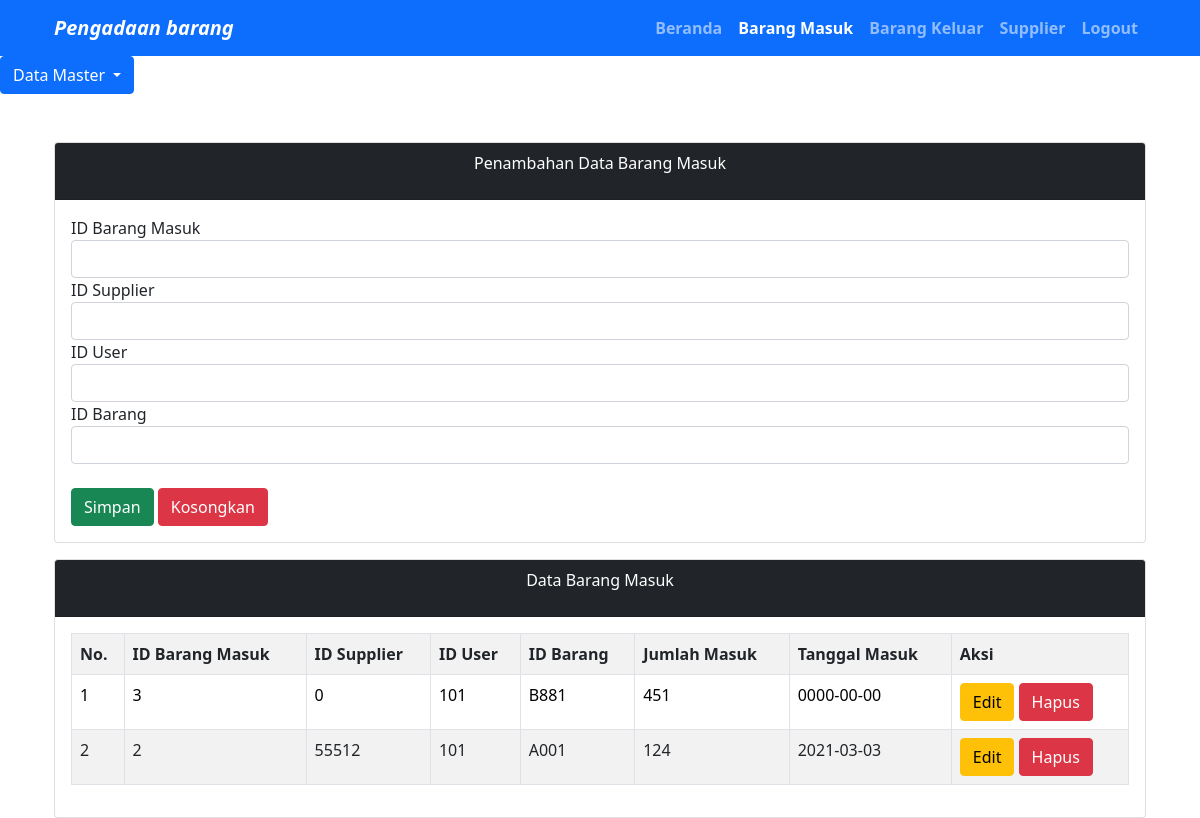
The app's page /barang_masuk.php with its own data.
### tables this page shows
CREATE TABLE `barang_masuk` (
  `id_barang_masuk` int(11) NOT NULL,
  `id_supplier` int(11) DEFAULT NULL,
  `id_user` int(11) DEFAULT NULL,
  `id_barang` char(7) DEFAULT NULL,
  `jumlah_masuk` int(11) NOT NULL,
  `tanggal_masuk` date NOT NULL
);

### barang_masuk.php (the view, shortened to what this page needs)
<?php
	$server = "localhost";
	$user = "root";
	$pass = "";
	$database = "rizkyn_pengadaan";
	$koneksi = mysqli_connect($server, $user, $pass, $database)or die(mysqli_error($koneksi));
?>
<!DOCTYPE html>
<html>
<head>
	<link rel="stylesheet" type="text/css" href="css/bootstrap.min.css">
  <link href="https://cdn.jsdelivr.net/npm/bootstrap@5.1.1/dist/css/bootstrap.min.css" rel="stylesheet">
</head>
<body>
<nav class="navbar navbar-expand-lg navbar-dark bg-primary">
  <div class="container">
    <a class="navbar-brand" href="#"><i><b>Pengadaan barang</b></i></a>
    <div class="collapse navbar-collapse text-right" id="navbarText">
      <ul class="navbar-nav ms-auto mb-2 mb-lg-0">
        <li class="nav-item">
          <a class="nav-link" aria-current="page" href="penyimpanan.php"><b>Beranda</b></a>
        </li>
        <li class="nav-item">
          <a class="nav-link active" href="barang_masuk.php"><b>Barang Masuk</b></a>
        </li>
        <li class="nav-item">
          <a class="nav-link " href="barang_keluar.php"><b>Barang Keluar</b></a>
        </li>
        <li class="nav-item">
          <a class="nav-link" href="supplier.php"><b>Supplier</b></a>
        </li>
		<li class="nav-item">
          <a class="nav-link" href="logout.php"><b>Logout</b></a>
        </li>
          </div>
    </div>
</nav>
<div class="dropdown">
  			<button class="btn btn-primary dropdown-toggle" type="button" id="dropdownMenuButton1" data-bs-toggle="dropdown" aria-expanded="false">
    		Data Master
  			</button>
		</div>
<div class="container">
	<div class="card mt-5">
	  <div class="card-header bg-dark text-white">
	    <p class="text-center">Penambahan Data Barang Masuk</p>
	  </div>
	  <div class="card-body">
	    <form method="post" action="">
			<div class="form-group">
	    		<label>ID Barang Masuk</label>
	    		<input type="text" name="tid_barang" value="<?=@$vjumlah_barang?>" class="form-control" required>
	    	</div>
			<div class="form-group">
	    		<label>ID Supplier</label>
	    		<input type="text" name="tid_barang" value="<?=@$vjumlah_barang?>" class="form-control" required>
	    	</div>
	    	<div class="form-group">
	    		<label>ID User</label>
	    		<input type="number" name="tjumlah_barang" value="<?=@$vjumlah_barang?>" class="form-control" required>
	    	</div>
	    	<div class="form-group">
	    		<label>ID Barang</label>
	    		<input type="number" name="ttanggal_keluar" value="<?=@$vtglkeluar?>" class="form-control" required>
	    	</div>
	    	<br>
	    	<button type="submit" class="btn btn-success" name="bsimpan">Simpan</button>
	    	<button type="reset" class="btn btn-danger" name="breset">Kosongkan</button>
	    </form>
	  </div>
	</div>
	<div class="card mt-3">
	  <div class="card-header bg-dark text-white">
	    <p class="text-center">Data Barang Masuk</p>
	  </div>
	  <div class="card-body">
	    <table class="table table-bordered table-striped">
	    	<tr>
	    		<th>No.</th>
	    		<th>ID Barang Masuk</th>
	    		<th>ID Supplier</th>
	    		<th>ID User</th>
          <th>ID Barang</th>
	    		<th>Jumlah Masuk</th>
				  <th>Tanggal Masuk</th>
	    		<th>Aksi</th>
	    	</tr>
	    	<?php
	    		$no = 1;
	    		$tampil = mysqli_query($koneksi, "SELECT * from barang_masuk order by id_barang_masuk desc");
	    		while($data = mysqli_fetch_array($tampil)) :
	    	?>
	    	<tr>
	    		<td><?=$no++;?></td>
	    		<td><?=$data['id_barang_masuk']?></td>
	    		<td><?=$data['id_supplier']?></td>
				<td><?=$data['id_user']?></td>
	    		<td><?=$data['id_barang']?></td>
				<td><?=$data['jumlah_masuk']?></td>
				<td><?=$data['tanggal_masuk']?></td>
	    		<td>
	    			<a href="barang_masuk.php?hal=edit&id=<?=$data['id_barang_masuk']?>" class="btn btn-warning"> Edit </a>
	    			<a href="barang_masuk.php?hal=hapus&id=<?=$data['id_barang_masuk']?>"
	    			   onclick="return confirm('Apakah yakin ingin menghapus data ini?')" class="btn btn-danger"> Hapus </a>
	    		</td>
	    	</tr>
	    <?php endwhile;?>
	    </table>
	  </div>
				</div>
</div>
</body>
</html>

### records on screen
barang_masuk: id_barang_masuk "3", id_supplier "0", id_user "101", id_barang "B881", jumlah_masuk "451", tanggal_masuk "0000-00-00"
barang_masuk: id_barang_masuk "2", id_supplier "55512", id_user "101", id_barang "A001", jumlah_masuk "124", tanggal_masuk "2021-03-03"
